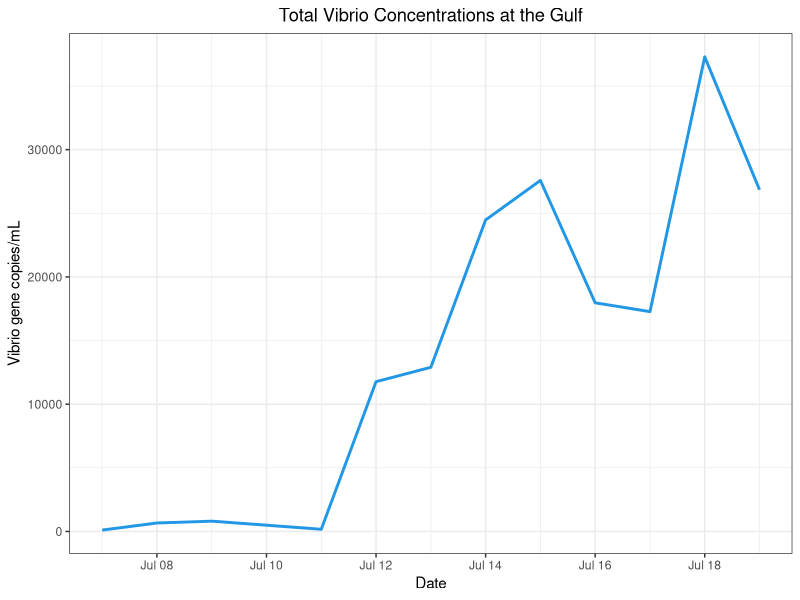
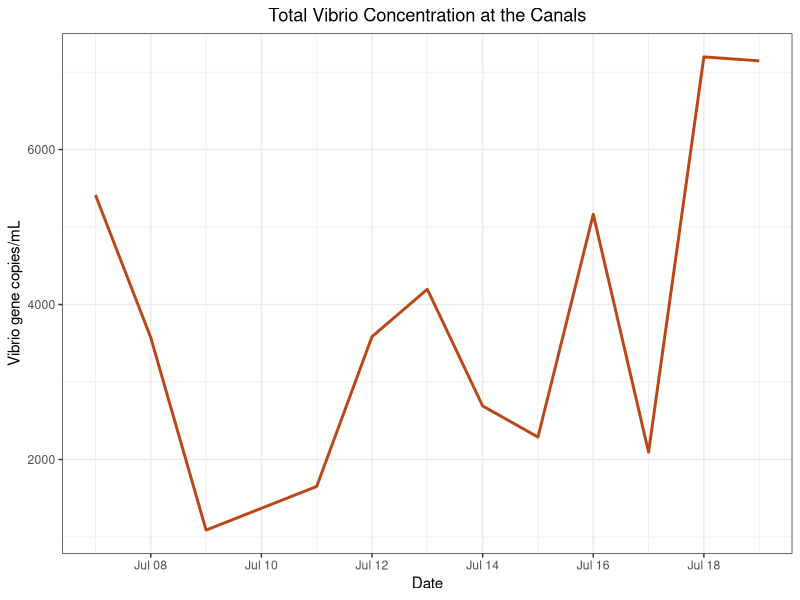
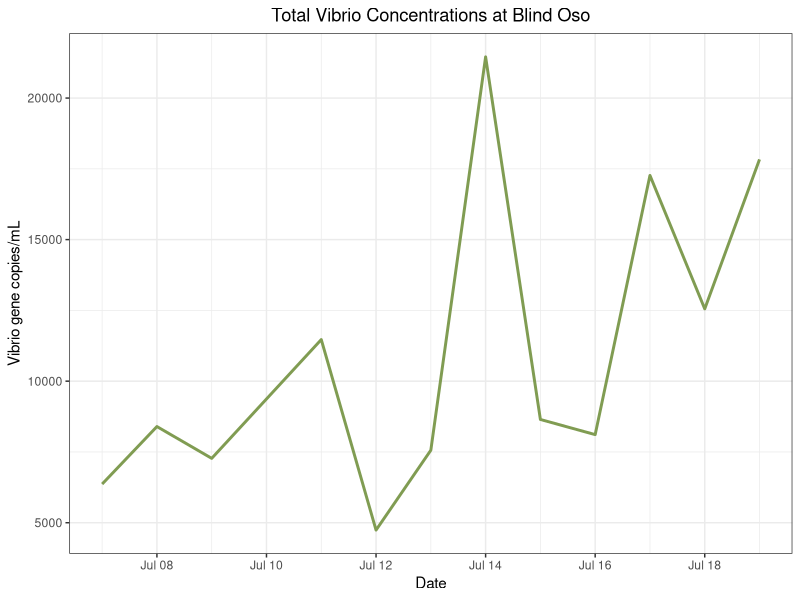
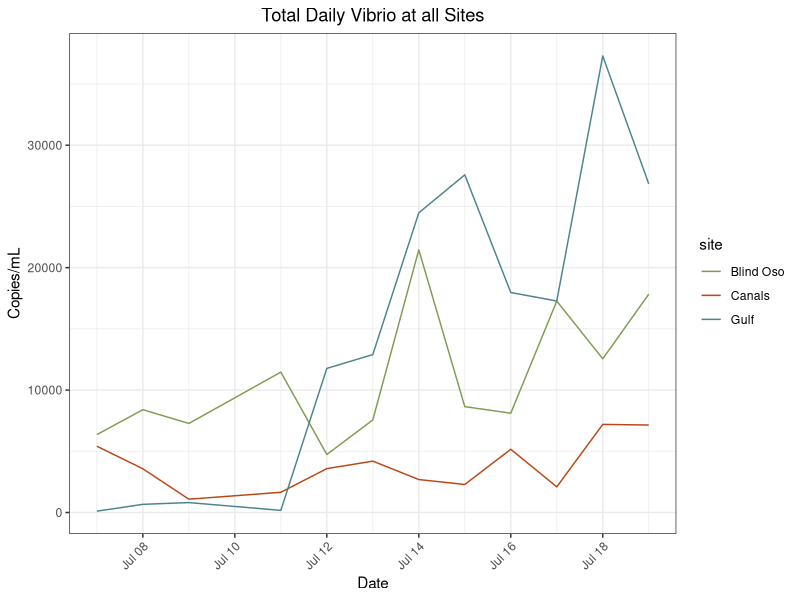
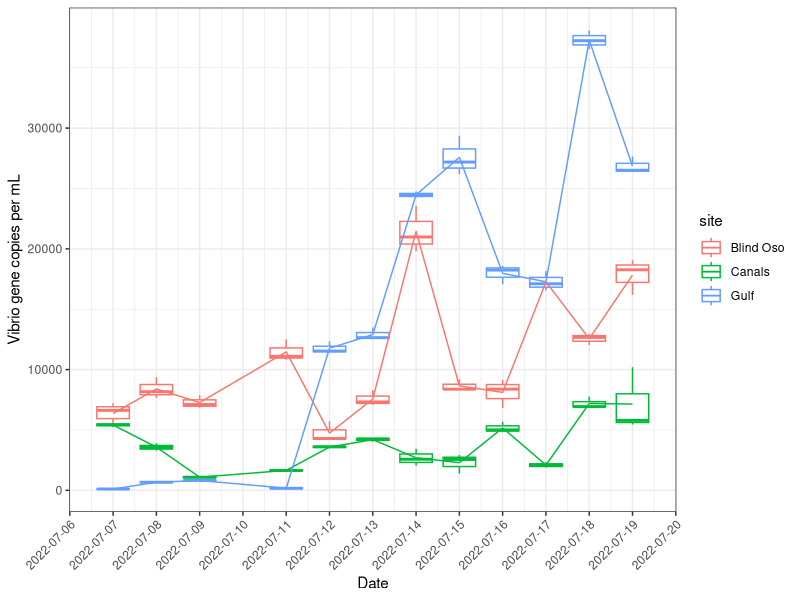
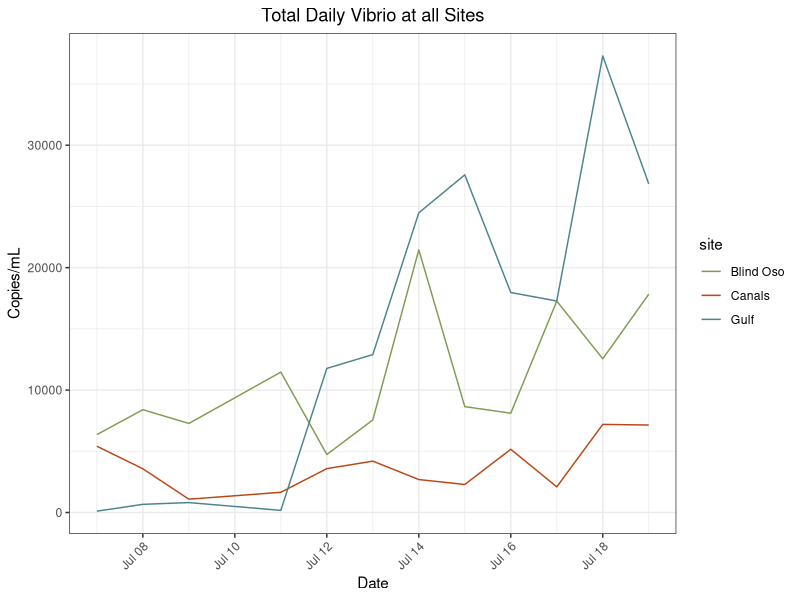
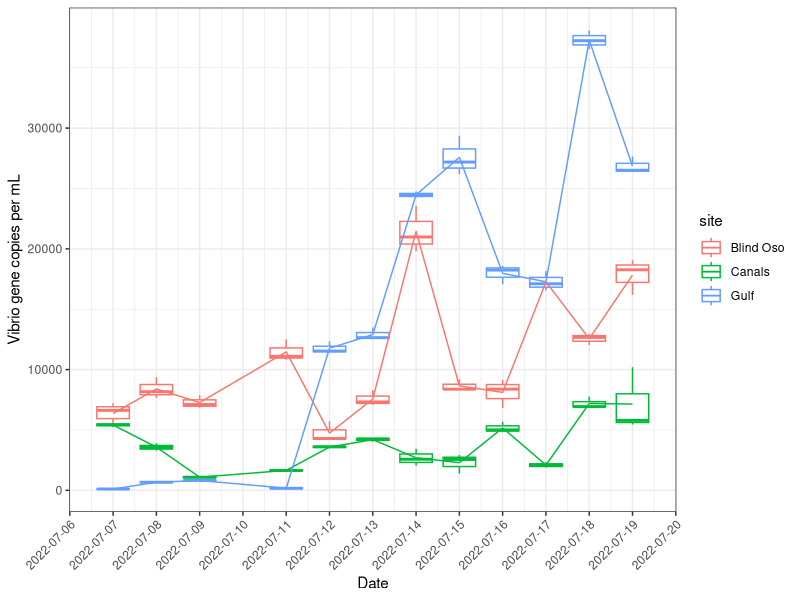

Generate these figures, in order, with R:
## ---- chunk 1
library(tidyverse)
library(here)
## ---- chunk 2
data<- read_csv(here("data", "processed_data", "tx_master.csv")) 
## ---- chunk 3
#Daily All Sites
daily<- data %>%
  dplyr::select(date,copies_mL,site,Type) %>%
  filter(Type %in% "Daily") %>%
drop_na() #Get rid of NAs


#Daily by Site
bo_daily <- daily %>% filter(site %in% "Blind Oso") #Blind Oso Bay
c2_daily <- daily %>% filter(site %in% "Canals") #Canals
rd_daily <- daily %>% filter(site %in% "Gulf") #Gulf Site



## ---- chunk 4
rd_daily %>%
  ggplot() +geom_line(
    aes(x = date,
        y = copies_mL),
    color = "4c848c",
    size = 1) +
  theme_bw() +
  labs(
    x = "Date",
    y = "Vibrio gene copies/mL",
    title = "Total Vibrio Concentrations at the Gulf") +
  theme(plot.title = element_text(hjust = 0.5))
## ---- chunk 5
c2_daily %>%
  ggplot() +geom_line(
    aes(x = date,
        y = copies_mL),
    color = "#ba4716",
    size = 1) +
  theme_bw() +
  labs(
    x = "Date",
    y = "Vibrio gene copies/mL",
    title = "Total Vibrio Concentration at the Canals") +
  theme(plot.title = element_text(hjust = 0.5))
## ---- chunk 6
bo_daily %>%
  ggplot() +geom_line(
    aes(x = date,
        y = copies_mL),
    color = "#809C52",
    size = 1) +
  theme_bw() +
  labs(
    x = "Date",
    y = "Vibrio gene copies/mL",
    title = "Total Vibrio Concentrations at Blind Oso") +
  theme(plot.title = element_text(hjust = 0.5))
## ---- chunk 7
tot_vib<- daily %>% ggplot()+geom_line(
  aes(x = date,
      y = copies_mL,
      color = site))+
  #facet_wrap(~site) +
  theme_bw()+
  labs(
    x = "Date",
    y = "Copies/mL",
    title = "Total Daily Vibrio at all Sites") +
  theme(plot.title = element_text(hjust = 0.5)) + #center title
  theme(axis.text.x = element_text(angle = 45, hjust = 1)) + #Tilt x axis labels 
 # theme(legend.position = "none") + #Removes legend 
  scale_color_manual(values = c("Blind Oso" = "#809C52",
                                "Canals" = "#ba4716",
                                "Gulf" = "#4c848c"))

tot_vib

ggsave(here("results", "plots", "qpcr", "total_vib_daily.png"))
## ---- chunk 8
d<- read_csv(here("data", "processed_data", "qpcr", 'ANOVA Data', "daily_anova_data.csv"))
## ---- chunk 9
d<-
  d %>%
  mutate(site = recode(site, "BO" = "Blind Oso",
                             "C2" = "Canals",
                             "RD" = "Gulf"))
  

## ---- chunk 10
d %>%
  ggplot() + geom_boxplot(
    aes(x = date,
        y = copies_mL,
        color= site,
        group = interaction(date, site)),
        position = "identity") +
  theme_bw()+
  labs(x = "Date",
       y = "Vibrio gene copies per mL") +
  theme(axis.text.x = element_text(hjust = 1, angle = 45))+
  scale_x_date(breaks = "1 day")+
  
stat_summary(fun=mean, geom="line", 
             aes(x = date, 
                 y = copies_mL,
                 group=site, 
                 color = site))  

ggsave(here("results", "plots", "qpcr", "boxplots", "total_vibrio_daily.png"))
## ---- chunk 11
b<- unique(bo_daily)
c<- unique(c2_daily)
r<- unique(rd_daily)
## ---- chunk 12
mean(b$copies_mL)
mean(c$copies_mL)
mean(r$copies_mL)
## ---- chunk 13
r_avg<-
  r %>%
  filter(between(date, as.Date('2022-07-07'), as.Date('2022-07-11')))

r_avg_initial<- mean(r_avg$copies_mL)
